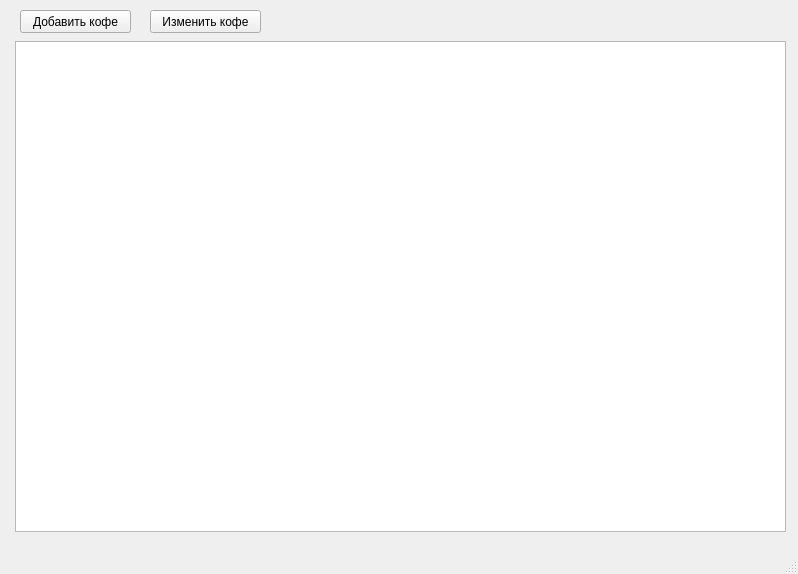
<?xml version="1.0" encoding="UTF-8"?>
<ui version="4.0">
 <class>MainWindow</class>
 <widget class="QMainWindow" name="MainWindow">
  <property name="geometry">
   <rect>
    <x>0</x>
    <y>0</y>
    <width>798</width>
    <height>574</height>
   </rect>
  </property>
  <property name="windowTitle">
   <string>Coffee</string>
  </property>
  <widget class="QWidget" name="centralwidget">
   <widget class="QTableWidget" name="tableWidget">
    <property name="geometry">
     <rect>
      <x>15</x>
      <y>41</y>
      <width>771</width>
      <height>491</height>
     </rect>
    </property>
   </widget>
   <widget class="QPushButton" name="pushButton">
    <property name="geometry">
     <rect>
      <x>20</x>
      <y>10</y>
      <width>111</width>
      <height>23</height>
     </rect>
    </property>
    <property name="text">
     <string>Добавить кофе</string>
    </property>
   </widget>
   <widget class="QPushButton" name="pushButton_2">
    <property name="geometry">
     <rect>
      <x>150</x>
      <y>10</y>
      <width>111</width>
      <height>23</height>
     </rect>
    </property>
    <property name="text">
     <string>Изменить кофе</string>
    </property>
   </widget>
  </widget>
  <widget class="QMenuBar" name="menubar">
   <property name="geometry">
    <rect>
     <x>0</x>
     <y>0</y>
     <width>798</width>
     <height>21</height>
    </rect>
   </property>
  </widget>
  <widget class="QStatusBar" name="statusbar"/>
 </widget>
 <resources/>
 <connections/>
</ui>
